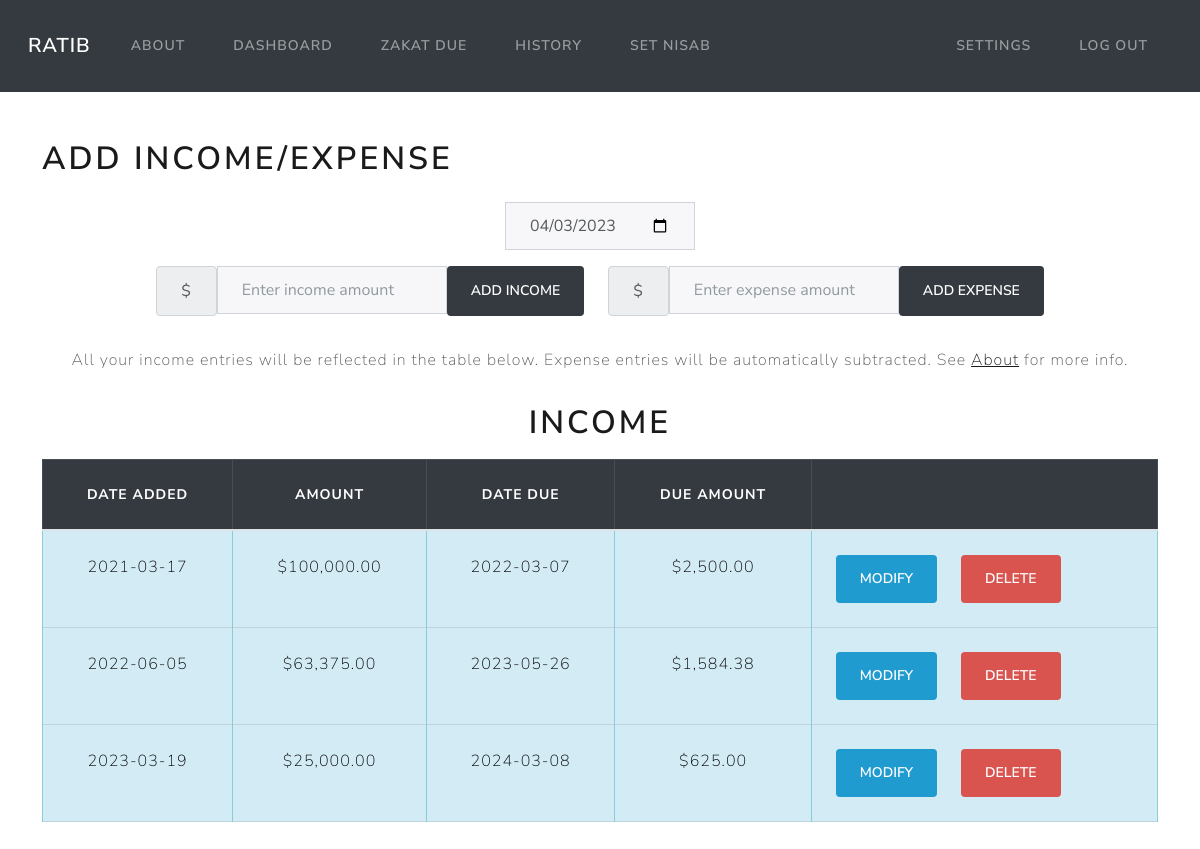
The page /dashboard (signed in) on the database as committed earlier.
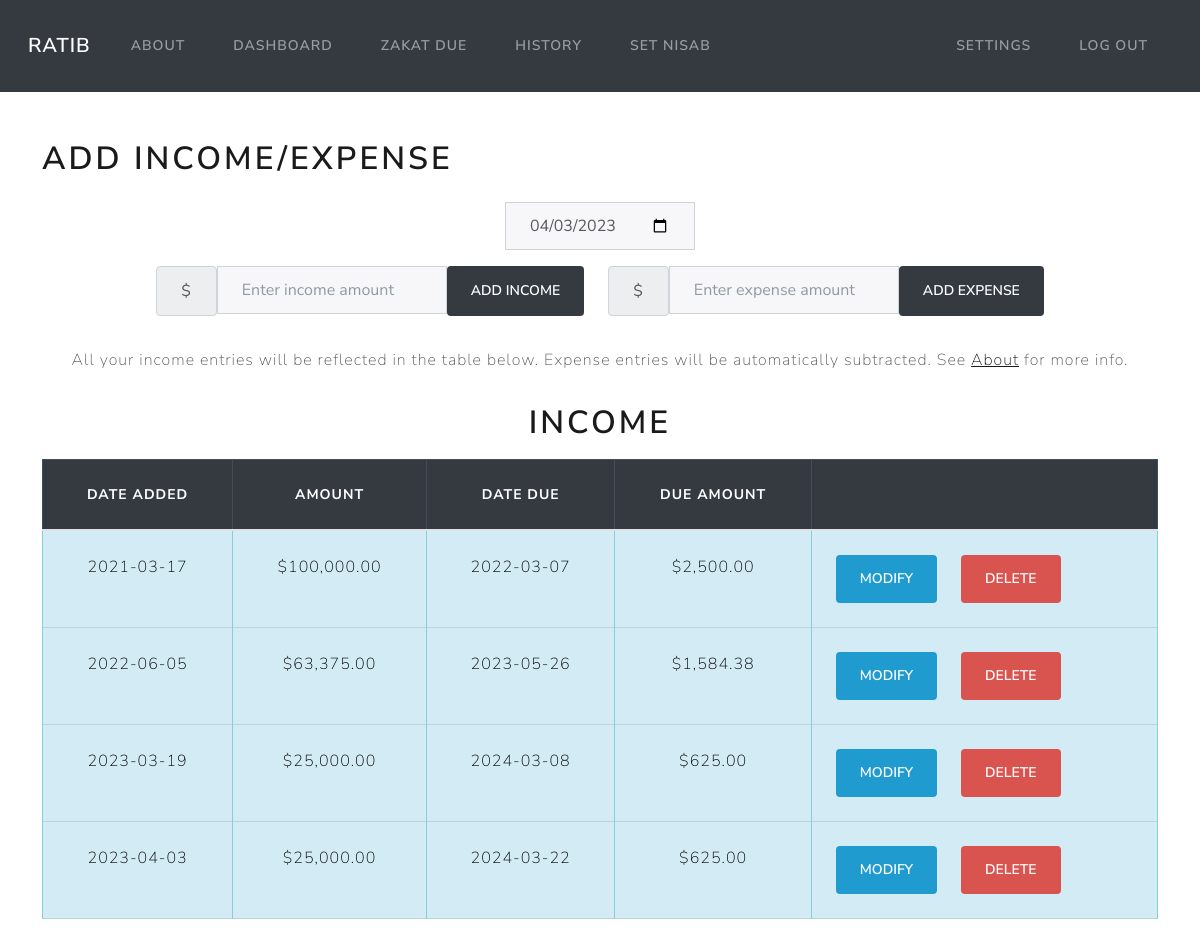
The same page on the database as committed later.
### models.py (models this page shows)
class Income(Base):
    __tablename__ = 'income'
    id = Column(Integer, primary_key=True)
    amount = Column(Numeric(10,2))
    date = Column(DateTime, default=func.now())
    due_date = Column(DateTime, default=calculate_due_date())
    due_amount = Column(Numeric(10,2))
    user_id = Column(Integer, ForeignKey('users.id'))
    user = relationship("User", back_populates="income")
    paid = Column(Boolean, default=False)

### app.py (the view)
@app.route('/dashboard')
@login_required
def dashboard():
    userid = flasksession.get("user_id")
    incomes = session.query(Income).filter_by(user_id=userid)
    if incomes.count() == 0:
        return render_template('dashboard.html', incomes=None, datetime=datetime)
    return render_template('dashboard.html', incomes=incomes, datetime=datetime)

### app.py (called while the page is built)
@app.teardown_appcontext
def shutdown_session(exception=None):
    session.remove()

### utils.py (called while the page is built)
def login_required(f):
    @wraps(f)
    def decorated_function(*args, **kwargs):
        if session.get("user_id") is None:
            return redirect("/login")
        return f(*args, **kwargs)
    return decorated_function

def usd(value):
    return f"${value:,.2f}"

### templates/dashboard.html (shortened to what this page needs)
{% extends 'layout.html' %}
{% block content %}
<h1 class="mb-4"> Add Income/Expense </h1>
<form class="" action="/addmoney" method="post">
    <div class="row justify-content-center">
        <div class="form-group col-auto">
            <div class="input-group datepicker">
                {% set current_date = datetime.strftime(datetime.now(), '%Y-%m-%d') %}
                <input type="date" class="form-control" id="datepicker" name="date" value="{{ current_date }}" required>
            </div>
        </div>
    </div>
    <div class="row justify-content-center">
        <div class="form-group col-auto">
            <div class="input-group">
                <span class="input-group-text">$</span>
                <input autocomplete="off" class="form-control mx-auto" type="number" name="income" id="money" placeholder="Enter income amount">
                <button class="btn btn-dark" type="submit" name="action" value="income">Add income</button>
            </div>
        </div>
        <div class="form-group col-auto">
            <div class="input-group">
                <span class="input-group-text">$</span>
                <input autocomplete="off" class="form-control mx-auto" type="number" name="expense" id="money" placeholder="Enter expense amount">
                <button class="btn btn-dark" type="submit" name="action" value="expense">Add expense</button>
            </div>
        </div>
    </div>
</form>
<p class="fs-5 mt-3 mb-3 text-center">
    All your income entries will be reflected in the table below. Expense entries will be automatically subtracted. See <a href="/guide">About</a>
    for more info.
</p>
{% if incomes %}
<div class="table-responsive">
    <table class="table table-bordered mt-3">
        <h1 class="mt-3 text-center"> Income </h1>
        <thead class="table-dark text-center">
                <th>Date added</th>
                <th>Amount</th>
                <th>Date Due</th>
                <th>Due Amount</th>
                <th></th>
            </thead>
            <tbody class="table-info text-center justify-content-center">
                {% for income in incomes | sort(attribute='date') %}
                {% if income.paid == False %}
                <tr>
                    <td>{{ income.date.date() }}</td>
                    <td>{{ income.amount | usd}}</td>
                    <td>{{ income.due_date.date() }}</td>
                    <td>{{ income.due_amount | usd}}</td>
                    <td>
                        <div class="row">
                            <div class="col-auto">
                                <form action="/modify" method="post">
                                    <button type="submit" class="btn btn-info">Modify</button>
                                </form>
                            </div>
                            <div class="col-auto">
                                <form action="/delete_entry", method="post">
                                    <button type="submit" class="btn btn-danger">Delete</button>
                                </form>
                            </div>
                        </div>
                    </td>
                </tr>
                {% endif %}
                {% endfor %}
            </tbody>
    </table>
</div>
{% endif %}
{% endblock %}

### templates/layout.html (shortened to what this page needs)
<!doctype html>
<html lang="en">
<head>
  {% block head %}
  <link rel="stylesheet" href="https://cdn.jsdelivr.net/npm/bootstrap@4.3.1/dist/css/bootstrap.min.css"
>
  <link rel="stylesheet" href="/static/lux.css">
  <link rel="stylesheet" href="/static/styles.css">
  {% endblock %}
</head>
<body>
  <nav class="navbar navbar-expand-md navbar-dark bg-dark mx-auto">
    <div class="container-fluid">
      <a class="navbar-brand ml-3" href="/">Ratib</a>
      <div class="collapse navbar-collapse" id="navbarNav">
        <ul class="navbar-nav me-auto">
          <li class="nav-item">
            <a class="nav-link" href="/guide">About</a>
          </li>
        {% if session["user_id"] %}
        <li class="nav-item">
          <a class="nav-link" href="/dashboard">Dashboard</a>
        </li>
          <li class="nav-item">
            <a class="nav-link" href="/due">Zakat Due</a>
          </li>
          <li class="nav-item">
            <a class="nav-link" href="/history">History</a>
          </li>
          <li class="nav-item">
            <a class="nav-link" href="/nisab">Set Nisab</a>
          </li>
        </ul>
        <ul class="navbar-nav ms-auto">
          <li class="nav-item">
            <a class="nav-link" href="/settings">Settings</a>
          </li>
          <li class="nav-item">
            <a class="nav-link" href="/logout">Log Out</a>
          </li>
        </ul>
        {% endif %}
      </div>
    </div>
  </nav>
  <div id="content">
    <main class="container py-5 text-center">
      <div class="row text-left">
        {% block content %}{% endblock %}
      </div>
    </main>
  </div>
</body>
</html>

Rows that differ between the two databases and show on the page:
added Income: date "2023-04-03", amount "$25,000.00", due_date "2024-03-22", due_amount "$625.00"
